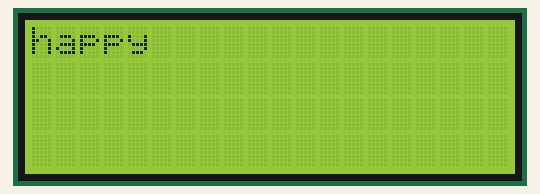
This sketch was run on a simulated Arduino Uno, built with avr-gcc and run on an emulated ATmega328P. On the bench: 20×4 character LCD.

Above: at 0.1 s.
At 1.21 s:
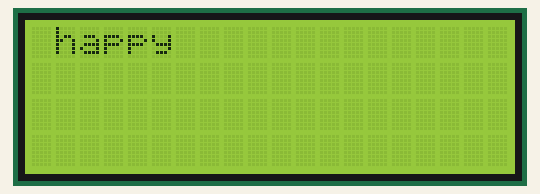
At 1.81 s:
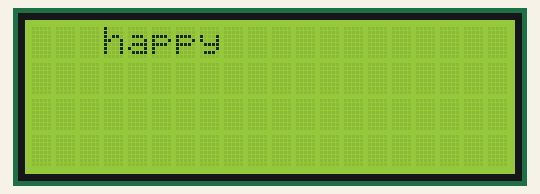
At 2.41 s:
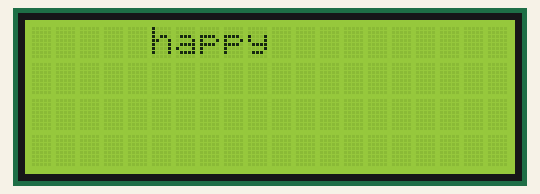
At 3.61 s:
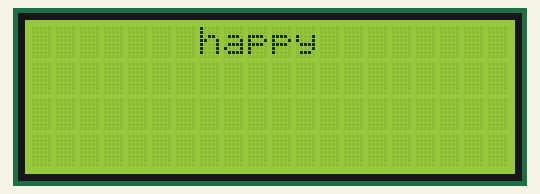
At 6.31 s:
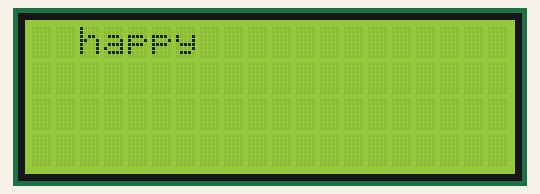

The sketch:

sketch_mar09a2.ino
```cpp
// FAIRE DEFILLER UN MOT DE DROITE A GAUCHE ET INVERS
#include <LiquidCrystal.h>

LiquidCrystal Lcd(7,6,5,4,3,2);

void setup() {
  // put your setup code here, to run once:
 Lcd.begin(20,4);
 Lcd.setCursor(00,0);
 Lcd.print("happy");
 delay(1000);
}

void loop() {
  for(int positioncmp=0;positioncmp<8;positioncmp++)
 { Lcd.scrollDisplayRight();
  delay(300);
  }

for(int positioncmp=0;positioncmp<8;positioncmp++)
{Lcd.scrollDisplayLeft();
  delay(300);
  }


}
```

Measured:
- by itself, everything shown: repeats every 4.8 s, in 16 steps
